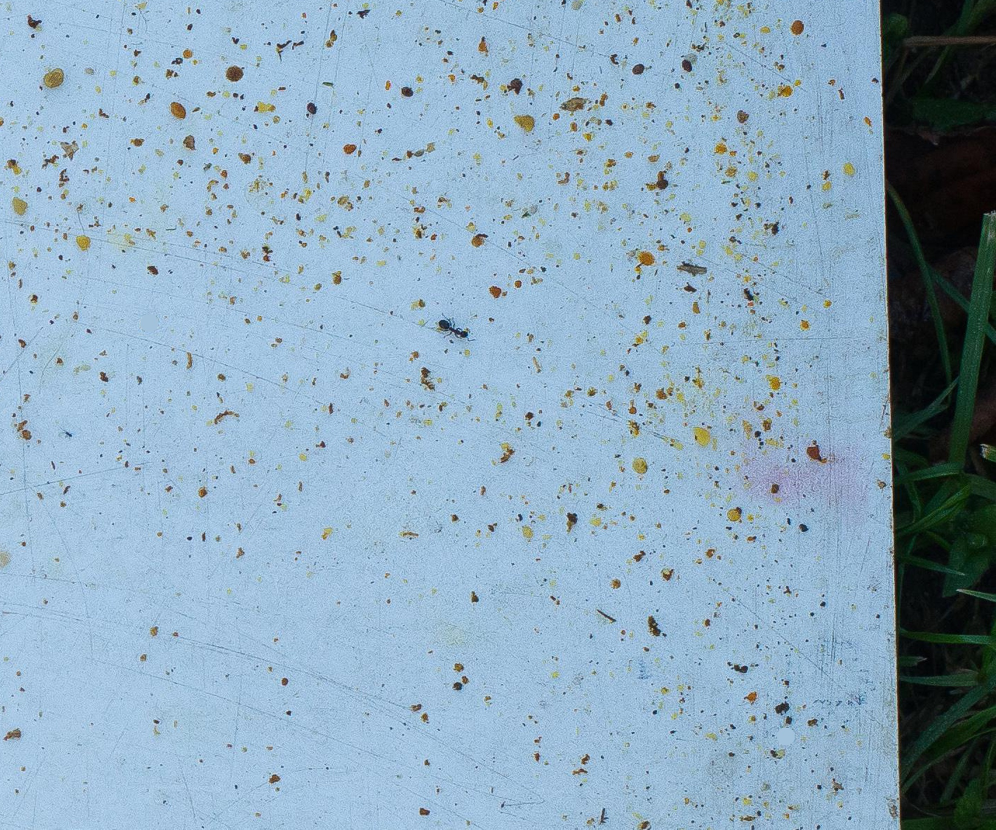
#> input picture Data/images/train/58e7cb42579e520d0236c728_32.00px_3.jpg, 1992 x 1659 px (shown at 1/2 size)
$ jupyter execute --allow-errors special_project.ipynb
#> lines starting #> are read from the running program, lines starting #| are printed output that depends on the picture
#> (reads df_train.pickle from the repository)
# [IAPR 2019:][iapr2019] Special project

**Group members:**
    1- first name and last name,
    2- first name and last name,
    3- first name and last name

**Due date:** 30.05.2019

[iapr2019]: https://github.com/LTS5/iapr-2019

## Description
Please find the description of this special project via [this link].

[this link]: https://github.com/LTS5/iapr-2019/blob/master/project/special_project_description.pdf

## Part 1: Finding varroas by segmentation
Add your implementation for ''**detect_by_segmentation**'' function. Please make sure the input and output follows the mentioned format.

[cell 1]
import pandas as pd
import os
import pickle

import skimage.io

#> (a cell that did not finish here is left out)

#> (a cell that did not finish here is left out)

[cell 4]
def get_images_fct(DATA_PATH,IMAGE_PATH,PATH, df_data):
    '''
    Returns a list of images
    '''
    PATH = DATA_PATH+IMAGE_PATH+PATH
    im_names = df_data.filename.unique()
    filenames = [os.path.join(PATH, name) + '.jpg' for name in im_names]
    images = skimage.io.imread_collection(filenames)
    print('Number of images: ', len(images))
    return images

[cell 5]
# Load images
DATA_PATH = "../../project-data"
IMAGE_PATH = "/images"
TRAIN_PATH = "/train"
TEST_PATH = "/test"
VALIDATION_PATH = "/validation"

train_data = pd.read_pickle("df_train.pickle")
test_data = pd.read_pickle("df_test.pickle")
#> (reads df_test.pickle from the repository)
val_data = pd.read_pickle("df_val.pickle")
#> (reads df_val.pickle from the repository)

train_images = get_images_fct(DATA_PATH,IMAGE_PATH, TRAIN_PATH, train_data)
#> in get_images_fct, `images = skimage.io.imread_collection(filenames)`: images = 1 item
#| Number of images:  1
#> train_images = 1 item
test_images = get_images_fct(DATA_PATH,IMAGE_PATH, TEST_PATH, test_data)
#> call 2 of get_images_fct, with DATA_PATH = '../../project-data', IMAGE_PATH = '/images', PATH = '/test'
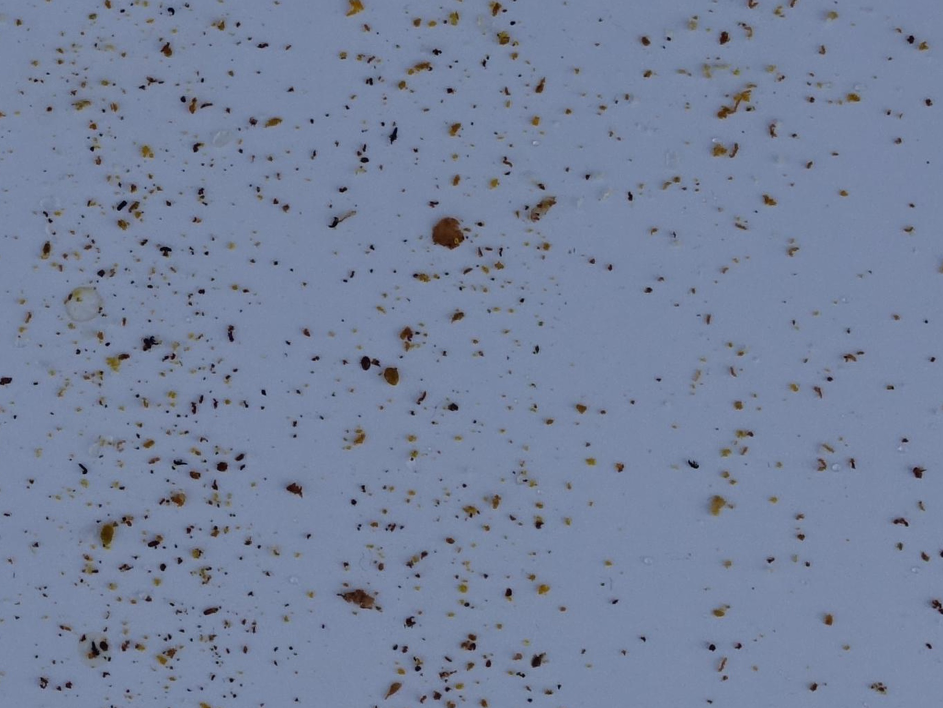
#> input picture Data/images/test/58ea4f69579e520dd055b3db_32.00px_6.jpg, 1886 x 1416 px (shown at 1/2 size)
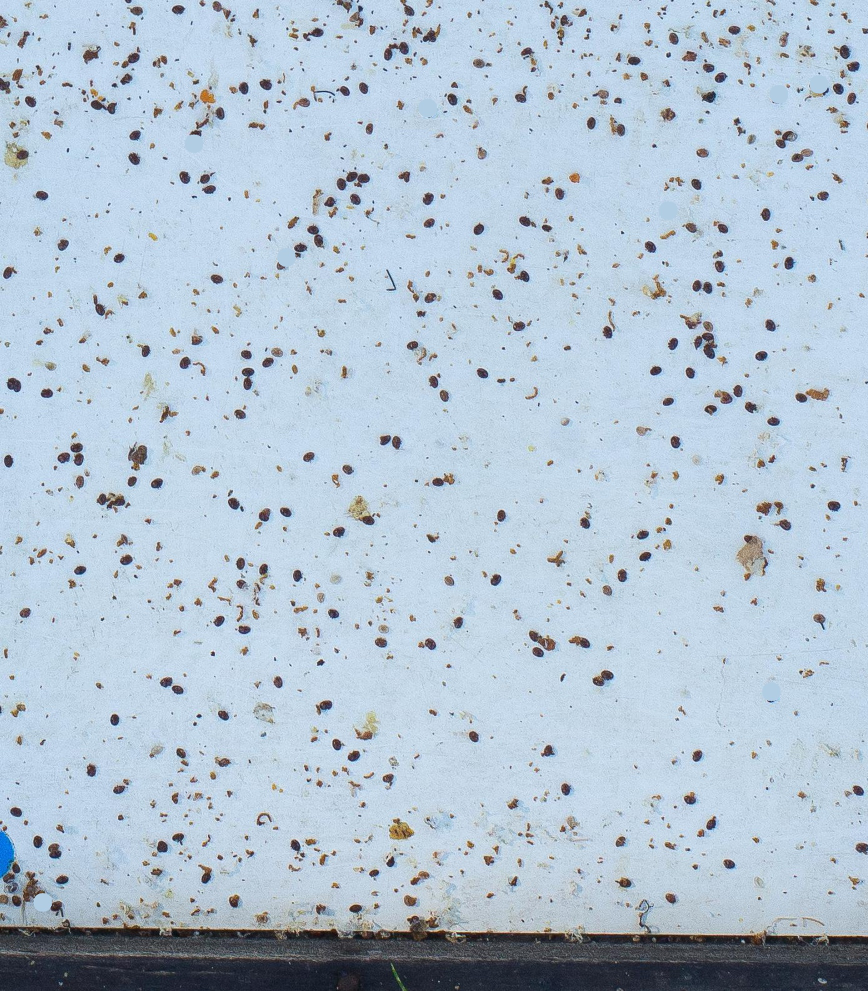
#> input picture Data/images/test/58e7db24579e520d2470641c_32.00px_4.jpg, 1736 x 1981 px (shown at 1/2 size)
#> in get_images_fct (call 2), `images = skimage.io.imread_collection(filenames)`: images = 2 items
#| Number of images:  2
#> test_images = 2 items
val_images = get_images_fct(DATA_PATH,IMAGE_PATH, VALIDATION_PATH, val_data)

[cell 6]
# import the necessary packages
import imutils

# [17 lines left out: function pyramid, not called in this run]

def sliding_window(image, stepSize, windowSize):
    # slide a window across the image
    for y in range(0, image.shape[0], stepSize):
        for x in range(0, image.shape[1], stepSize):
            # yield the current window
            yield (x, y, image[y:y + windowSize[1], x:x + windowSize[0]])

[cell 7]
# import the necessary packages
import argparse
import time
import cv2
import matplotlib.pyplot as plt
import numpy as np

#Size of the sliding windows (a bit bigger than a varroa which is approximately a square of 32x32)
(winW, winH) = (40, 40)

#Train images processing
for i in range(len(train_images)):

    # loop over the sliding window for each layer of the pyramid
    for (x, y, window) in sliding_window(train_images[i], stepSize=32, windowSize=(winW, winH)):

        # if the window does not meet our desired window size, ignore it
        if window.shape[0] != winH or window.shape[1] != winW:
            continue
#> this loop made 1 pass

print("All train_images have been processed")


        # THIS IS WHERE YOU WOULD PROCESS YOUR WINDOW, SUCH AS APPLYING A
        # MACHINE LEARNING CLASSIFIER TO CLASSIFY THE CONTENTS OF THE
        # WINDOW

        # since we do not have a classifier, we'll just draw the window
        #clone = train_images[1].copy()
        #cv2.rectangle(clone, (x, y), (x + winW, y + winH), (0, 255, 0), 2)
        #cv2.imshow("Window", clone)
        #cv2.waitKey(0)
        #time.sleep(0.025)
